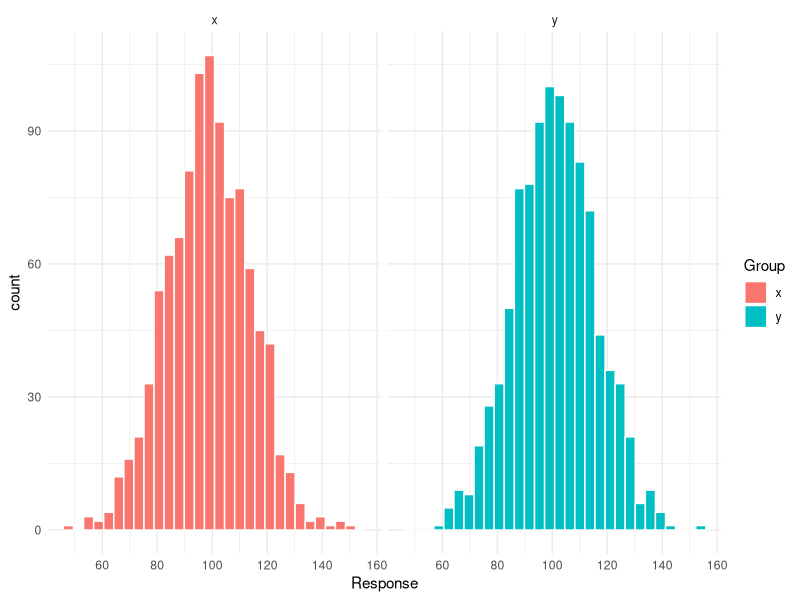

Reproduce this figure in R.
## ---- chunk 1
knitr::opts_chunk$set(echo = TRUE)
options(stringsAsFactors = FALSE,
        scipen = 999)
set.seed(42)
library(tidyverse)
## ---- chunk 2
test_df  <-  data.frame(x = rnorm(1000, 99, 15),
                        y = rnorm(1000, 101, 15))
## ---- chunk 3
test_df
## ---- chunk 4
test_df %>% 
  
  # wide to long
  gather(Group, Response, x:y) ->> test_df_long
## ---- chunk 5
test_df_long
## ---- chunk 6
test_df_long %>% 
  ggplot(aes(x = Response, fill = Group))+
  geom_histogram(colour="white")+
  facet_wrap(~Group)+
  theme_minimal()
